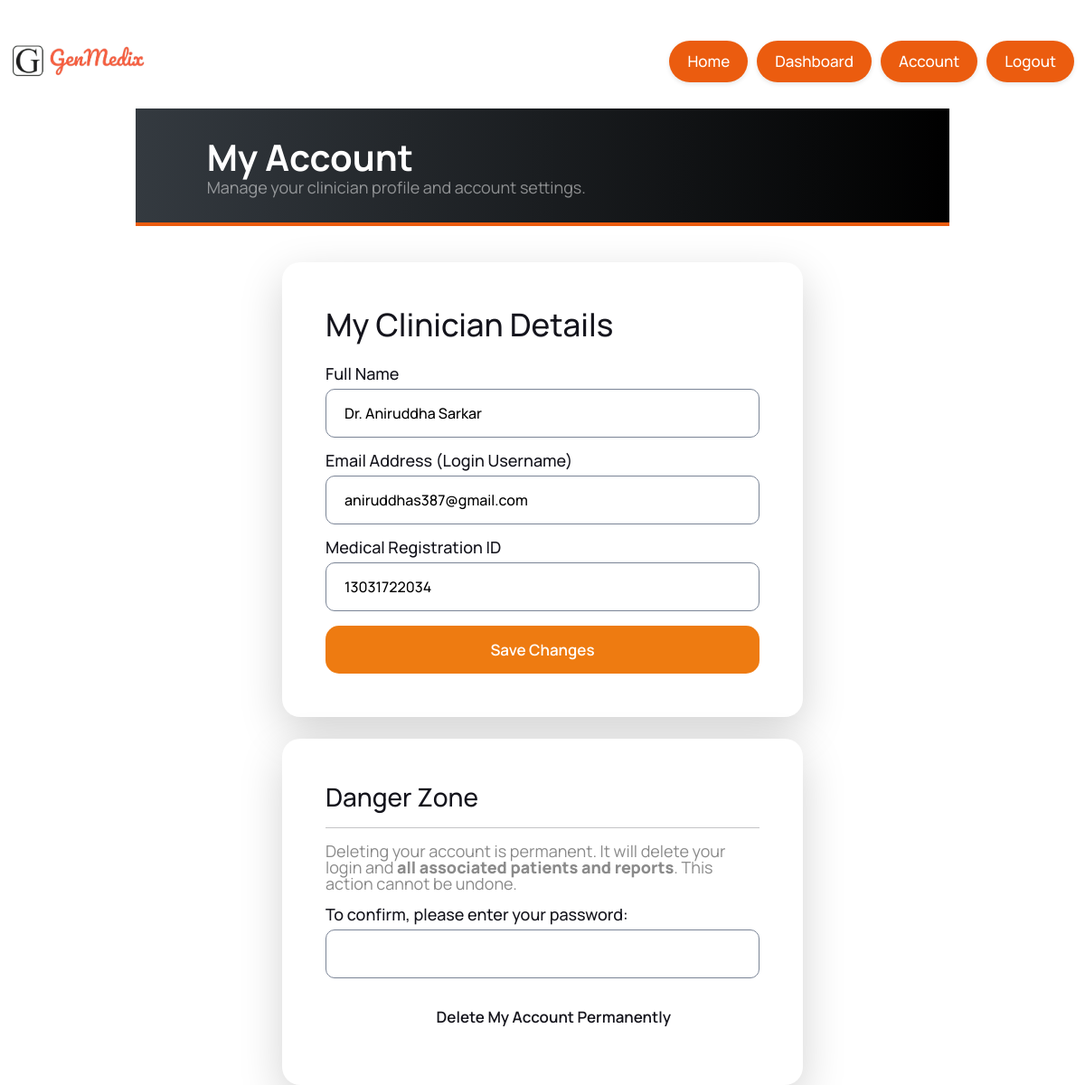
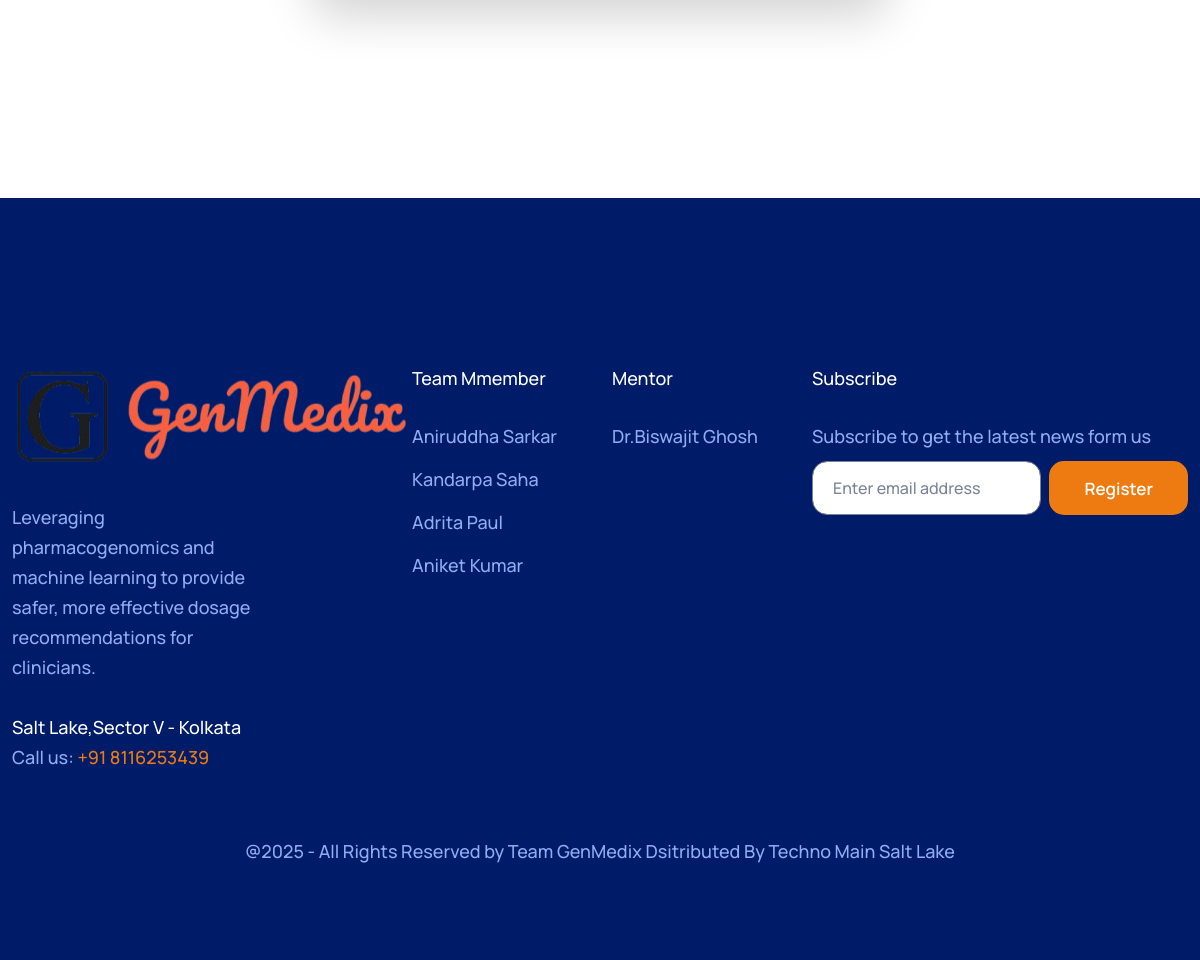
Page /account (signed in) on the committed database (2 pictures, top to bottom).
### app.py (models this page shows, shortened)
class User(db.Model, UserMixin):
    id = db.Column(db.Integer, primary_key=True)
    full_name = db.Column(db.String(150), nullable=False)
    email = db.Column(db.String(150), unique=True, nullable=False) # Doctors will log in with email
    password_hash = db.Column(db.String(256))
    medical_reg_id = db.Column(db.String(100), unique=True) # Their professional ID
    patients = db.relationship('Patient', backref='doctor', lazy=True, cascade="all, delete-orphan")

### app.py (the view, shortened to what this page needs)
@app.route('/account', methods=['GET', 'POST'])
@login_required
def account():
    action = request.form.get('action')
    return render_template('account.html')

### app.py (called while the page is built)
@login_manager.user_loader
def load_user(user_id):
    return User.query.get(int(user_id))

### templates/account.html (shortened to what this page needs)
{% extends "base.html" %}
{% block content %}
<main class="main-content position-relative max-height-vh-100 h-100" style="padding: 150px;">
    <section class="patient-header-section position-relative">
        <div class="container">
            <div class="row align-items-center">
                <div class="col-lg-12 col-md-12 col-sm-12">
                    <div class="d-flex align-items-center">
                        <div class="patient-avatar">
                            <i class="ti ti-user-circle"></i>
                        </div>
                        <div>
                            <h1 class="mb-0 text-white">My Account</h1>
                            <p class="text-white-50 mb-0">
                                Manage your clinician profile and account settings.
                            </p>
                        </div>
                    </div>
                </div>
            </div>
        </div>
    </section>
    <section class="patient-list-section position-relative pb-5">
        <div class="container">
            <div class="row justify-content-center">
                <div class="col-lg-8">
                    <div class="contact-us-box bg-white shadow-lg rounded-4 p-4 p-md-5 mb-4">
                        <h3 class="mb-4">My Clinician Details</h3>
                        <form action="{{ url_for('account') }}" method="POST">
                            <div class="mb-3">
                                <label for="full_name" class="form-label fs-7 fw-500">Full Name</label>
                                <input type="text" class="form-control" id="full_name" name="full_name" value="{{ current_user.full_name }}" required>
                            </div>
                            <div class="mb-3">
                                <label for="email" class="form-label fs-7 fw-500">Email Address (Login Username)</label>
                                <input type="email" class="form-control" id="email" name="email" value="{{ current_user.email }}" required>
                            </div>
                            <div class="mb-3">
                                <label for="medical_reg_id" class="form-label fs-7 fw-500">Medical Registration ID</label>
                                <input type="text" class="form-control" id="medical_reg_id" name="medical_reg_id" value="{{ current_user.medical_reg_id }}" required>
                            </div>
                            <button type="submit" class="btn btn-warning btn-hover-secondery btn-lg text-capitalize w-100">
                                Save Changes
                            </button>
                        </form>
                    </div>
                    <div class="contact-us-box bg-white shadow-lg rounded-4 p-4 p-md-5">
                        <h4 class="text-danger">Danger Zone</h4>
                        <hr>
                        <p class="fs-7 text-muted">
                            Deleting your account is permanent. It will delete your login and <strong>all associated patients and reports</strong>. This action cannot be undone.
                        </p>
                        <form action="{{ url_for('account') }}" method="POST" onsubmit="return confirm('Are you 100% sure you want to permanently delete your account?');">
                            <div class="mb-3">
                                <label for="password" class="form-label fs-7 fw-500">To confirm, please enter your password:</label>
                                <input type="password" class="form-control" id="password" name="password" required>
                            </div>
                            <button type="submit" class="btn btn-danger w-100 btn-lg">
                                <i class="ti ti-alert-triangle me-2"></i> Delete My Account Permanently
                            </button>
                        </form>
                    </div>
                </div>
            </div>
        </div>
    </section>
</main>
{% endblock %}

### rows in the picture
User: full_name "Dr. Aniruddha Sarkar", email "aniruddhas387@gmail.com", medical_reg_id "13031722034"
